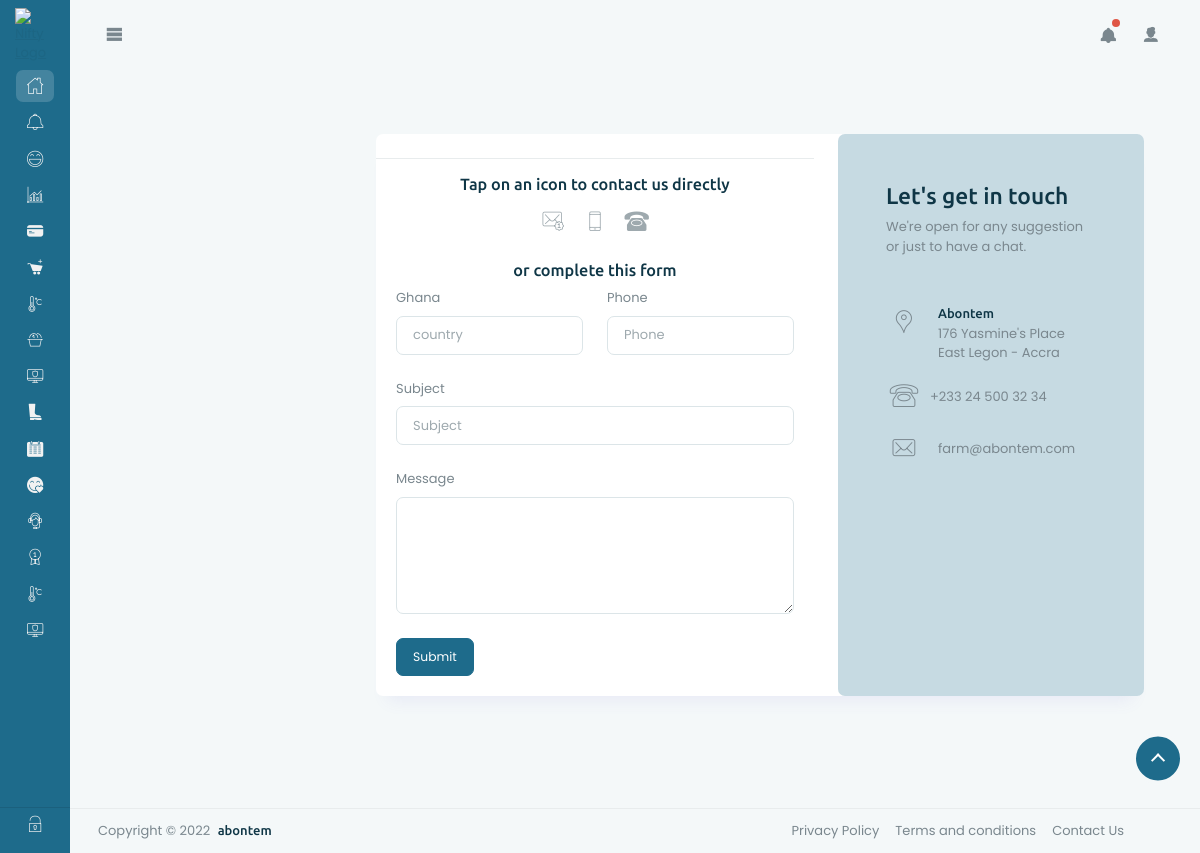
The app's page /dashboard/contact_us/, older data.
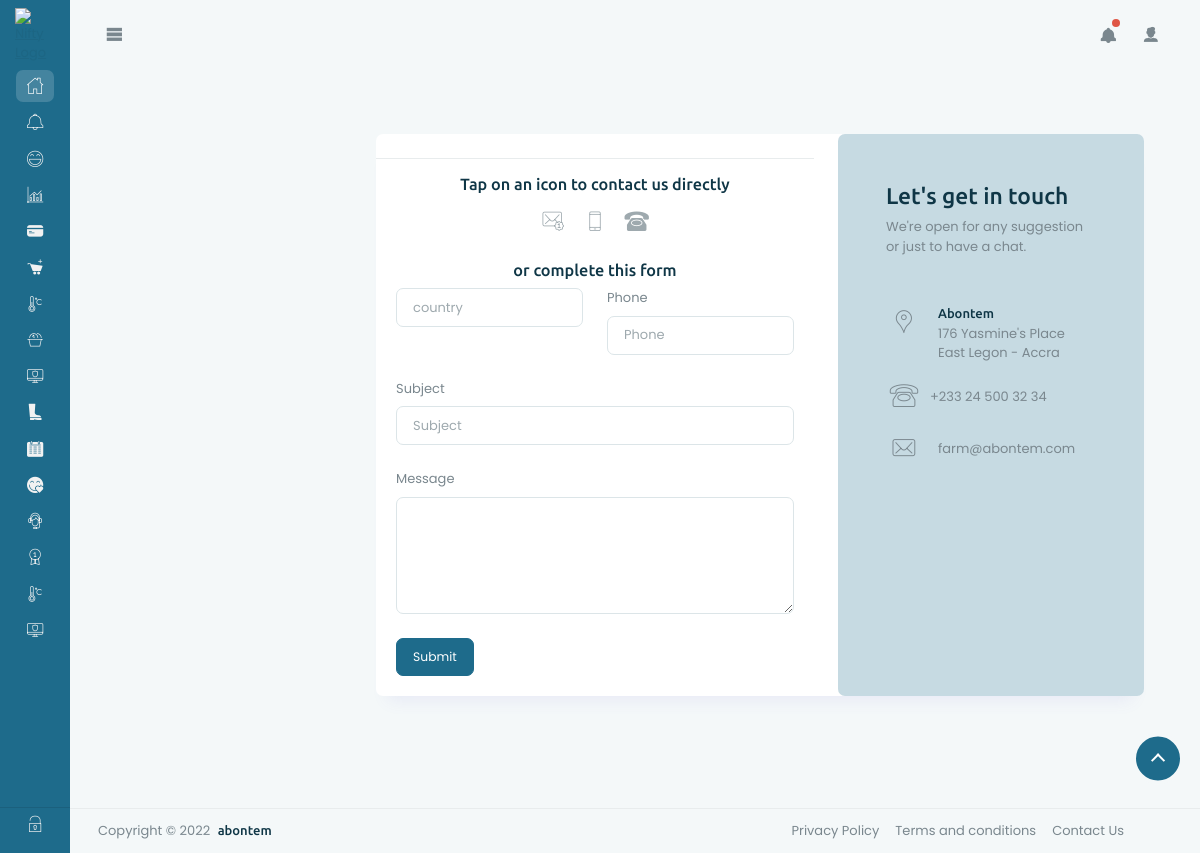
The same page, newer data.
### farm/models.py (models this page shows, shortened)
class ContactPage(models.Model):
    country = CountryField(default='Kenya')
    phone = models.IntegerField()
    subject = models.CharField(max_length=100)
    message = models.CharField(max_length=800)
    class Meta:
        verbose_name_plural = 'Contact us'

### farm/views.py (the view, shortened to what this page needs)
# urls.py: path('dashboard/contact_us/', Contact.as_view(), name='contact_us'),
class Contact(CreateView):
    template_name = 'contact_us.html'
    model = ContactPage
    fields = ['country', 'phone', 'subject', 'message']
    def get_context_data(self, **kwargs):
        context = super().get_context_data(**kwargs)
        context['land'] = DashboardLand.objects.all()
        context['country_list'] = ContactPage.objects.all()
        return context

### templates/contact_us.html (shortened to what this page needs)
{% extends 'base.html' %}
{% block content %}
<div class="content__boxed">
    <div class="content__wrap">
        <div class="card">
            <div class="row">
                <div class="col-md-7">
                    <div class="mt-4 pt-3 text-center border-top">
                        <h5>Tap on an icon to contact us directly</h5>
                        <a href="https://mail.google.com/mail/?view=cm&fs=1&tf=1&to=farm@abontem.com" target="_blank"
                           class="btn btn-icon bg-transparent btn-underlined text-muted">
                            <i class="demo-pli-mail-unread fs-4"></i>
                        </a>
                        <a href="https://wa.me/233245003234?text=I%27m%20interested%20in%20buying%20*********%20seeds%20services"
                           target="_blank" class="btn btn-icon bg-transparent btn-underlined text-muted">
                            <i class="demo-pli-smartphone-3 fs-4"></i>
                        </a>
                        <a href="tel:0245003234" target="_blank"
                           class="btn btn-icon bg-transparent btn-underlined text-muted">
                            <i class="demo-psi-old-telephone fs-4"></i>
                        </a>
                    </div>
                    <form action="{% url 'contact_us' %}" method="post">
                        <div class="card-body">
                            <div class="row">
                                <h5 style="text-align:center">or complete this form</h5>
                                <div class="col-md-6">
                                    {% for nation in country_list %}
                                    <label for="_dm-inputEmail2" class="form-label">{{nation.country}}</label>
                                    {% endfor %}
                                    <input id="_dm-inputEmail2" type="text" class="form-control" placeholder="country"
                                    name="country" required>
                                </div>
                                <div class="col-md-6 mb-4">
                                    <label for="_dm-inputContact" class="form-label">Phone</label>
                                    <input id="_dm-inputContact" class="form-control" type="contact" placeholder="Phone"
                                           name="phone" required>
                                </div>
                            </div>
                            <div class="mb-4">
                                <label for="_dm-inputSubject" class="form-label">Subject</label>
                                <input id="_dm-inputSubject" class="form-control" type="text" placeholder="Subject"
                                       name="subject" required>
                            </div>
                            <div class="mb-4">
                                <label for="_dm-inputMsg" class="form-label">Message</label>
                                <textarea id="_dm-inputMsg" class="form-control" rows="5" name="message"
                                          required></textarea>
                            </div>
                            <div class="col-12">
                                <button type="submit" class="btn btn-primary">Submit</button>
                            </div>
                        </div>
                    </form>
                </div>
                <div class="col-md-5">
                    <div class="card-body bg-primary bg-opacity-25 h-100 rounded py-5 px-xl-5">
                        <h3>Let's get in touch</h3>
                        <p class="mb-5">We're open for any suggestion or just to have a chat.</p>
                        <div class="d-flex align-items-start">
                            <div class="flex-shrink-0 img-sm">
                                <div class="ratio ratio-1x1">
                                    <i class="d-flex align-items-center justify-content-center demo-pli-map-marker-2 fs-3"></i>
                                </div>
                            </div>
                            <div class="flex-grow-1 ms-3">
                                <address>
                                    <strong class="h6">Abontem</strong><br>
                                    176 Yasmine's Place<br>
                                    East Legon - Accra
                                </address>
                            </div>
                        </div>
                        <div class="d-flex align-items-center mb-3">
                            <div class="flex-shrink-0 img-sm">
                                <div class="ratio ratio-1x1">
                                    <i class="d-flex align-items-center justify-content-center demo-pli-old-telephone fs-3"></i>
                                </div>
                            </div>
                            <div class="flex-grow-1 ms-2">+233 24 500 32 34</div>
                        </div>
                        <div class="d-flex align-items-center">
                            <div class="flex-shrink-0 img-sm">
                                <div class="ratio ratio-1x1">
                                    <i class="d-flex align-items-center justify-content-center demo-pli-mail fs-3"></i>
                                </div>
                            </div>
                            <div class="flex-grow-1 ms-3">farm@abontem.com</div>
                        </div>
                    </div>
                </div>
            </div>
        </div>
    </div>
</div>
{% endblock %}

### templates/base.html (shortened to what this page needs)
<!DOCTYPE html>
<html lang="en">
{% load static %}
<head>
    <link rel="stylesheet" href="{% static 'dashboard/css/color-schemes/primary-nav/teal/bootstrap.min.css' %}">
    <link rel="stylesheet" href="{% static 'dashboard/css/color-schemes/primary-nav/teal/nifty.min.css' %}">
    <link rel="stylesheet" href="{% static 'dashboard/css/demo-purpose/demo-icons.min.css' %}">
    <link rel="stylesheet" href="{% static 'dashboard/css/demo-purpose/demo-settings.min.css' %}">
</head>
<body class="in-out-back">
<div id="root" class="root mn--min">
    <section id="content" class="content">
        <div class="content__boxed d-md-flex">
            <div class="content__wrap order-2 min-w-0">
                {% block content %}
                {% endblock %}
            </div>
            <aside class="w-md-250px content__wrap flex-shrink-0 pe-md-0 order-1">
            </aside>
        </div>
        <footer class="border-top mt-auto">
            <div class="content__boxed">
                <div class="content__wrap py-3 py-md-1 d-flex flex-column flex-md-row align-items-md-center">
                    <div class="text-nowrap mb-4 mb-md-0">Copyright &copy; {% now 'Y' %} <a href="#"
                                                                                            class="h6 text-decoration-none ms-1">abontem</a>
                    </div>
                    <nav class="nav flex-column gap-1 flex-md-row gap-md-3 ms-md-auto me-5"
                         style="row-gap: 0 !important;">
                        <a class="nav-link px-0" href="#">Privacy Policy</a>
                        <a class="nav-link px-0" href="#">Terms and conditions</a>
                        <a class="nav-link px-0" href="{% url 'contact_us' %}">Contact Us</a>
                    </nav>
                </div>
            </div>
        </footer>
    </section>
    <header class="header">
        <div class="header__inner">
            <div class="header__brand">
                <div class="brand-wrap">
                    <a href="{% url 'dashboard' %}" class="brand-img stretched-link">
                        <img src="{% static 'dashboard/img/logo.svg' %}" alt="Nifty Logo" class="Nifty logo">
                    </a>
                </div>
            </div>
            <div class="header__content">
                <div class="header__content-start">
                    <button type="button" class="nav-toggler header__btn btn btn-icon btn-sm">
                        <i class="demo-psi-view-list"></i>
                    </button>
                </div>
                <div class="header__content-end">
                    <div class="dropdown">
                        <button class="header__btn btn btn-icon btn-sm" type="button" data-bs-toggle="dropdown"
                                aria-expanded="false">
                                <span class="d-block position-relative">
                                    <i class="demo-psi-bell"></i>
                                    <span class="badge badge-super rounded bg-danger p-1">
                                    </span>
                                </span>
                        </button>
                    </div>
                    <div class="dropdown">
                        <button class="header__btn btn btn-icon btn-sm" type="button" data-bs-toggle="dropdown"
                                aria-expanded="false">
                            <i class="demo-psi-male"></i>
                        </button>
                    </div>
                </div>
            </div>
        </div>
    </header>
    <nav id="mainnav-container" class="mainnav">
        <div class="mainnav__inner">
            <div class="mainnav__top-content scrollable-content pb-5">
                <ul class="mainnav__menu nav flex-column">
                    <li class="nav-item has-sub">
                        <a href="{% url 'dashboard' %}" class="mininav-toggle nav-link active"><i
                                class="demo-pli-home fs-5 me-2"></i>
                        </a>
                    </li>
                </ul>
                <ul class="mainnav__menu nav flex-column">
                    <li class="nav-item has-sub">
                        <a href="{% url 'invest' %}" class="mininav-toggle nav-link collapsed"><i
                                class="demo-pli-bell fs-5 me-2"></i>
                        </a>
                    </li>
                    <li class="nav-item has-sub">
                        <a href="{% url 'services' %}" class="mininav-toggle nav-link collapsed"><i
                                class="demo-pli-happy fs-5 me-2"></i>
                        </a>
                    </li>
                    <li class="nav-item has-sub">
                        <a href="{% url 'finance' %}" class="mininav-toggle nav-link collapsed"><i
                                class="demo-pli-bar-chart fs-5 me-2"></i>
                        </a>
                    </li>
                    <li class="nav-item has-sub">
                        <a href="{% url 'business' %}" class="mininav-toggle nav-link collapsed"><i
                                class="demo-psi-credit-card-2 fs-5 me-2"></i>
                        </a>
                    </li>
                    <li class="nav-item has-sub">
                        <a href="{% url 'farm_products' %}" class="mininav-toggle nav-link collapsed"><i
                                class="demo-psi-add-cart fs-5 me-2"></i>
                        </a>
                    </li>
                    <li class="nav-item has-sub">
                        <a href="{% url 'weather' %}" class="mininav-toggle nav-link collapsed"><i
                                class="demo-pli-celsius fs-5 me-2"></i>
                        </a>
                    </li>
                </ul>
                <ul class="mainnav__menu nav flex-column">
                    <li class="nav-item has-sub">
                        <a href="{% url 'invest' %}" class="mininav-toggle nav-link collapsed"><i
                                class="demo-pli-basket-coins fs-5 me-2"></i>
                        </a>
                    </li>
                    <li class="nav-item has-sub">
                        <a href="{% url 'data_tech' %}" class="mininav-toggle nav-link collapsed"><i
                                class="demo-pli-computer-secure fs-5 me-2"></i>
                        </a>
                    </li>
                    <li class="nav-item has-sub">
                        <a href="{% url 'farmlands' %}" class="mininav-toggle nav-link collapsed"><i
                                class="demo-psi-boot-2 fs-5 me-2"></i>
                        </a>
                    </li>
                    <li class="nav-item has-sub">
                        <a href="{% url 'farm_management' %}" class="mininav-toggle nav-link collapsed"><i
                                class="demo-psi-calendar-4 fs-5 me-2"></i>
                        </a>
                    </li>
                    <li class="nav-item has-sub">
                        <a href="{% url 'forest_preservation' %}" class="mininav-toggle nav-link collapsed"><i
                                class="demo-psi-love fs-5 me-2"></i>
                        </a>
                    </li>
                </ul>
                <ul class="mainnav__menu nav flex-column">
                    <li class="nav-item has-sub">
                        <a href="{% url 'consultations' %}" class="mininav-toggle nav-link collapsed"><i
                                class="demo-pli-consulting fs-5 me-2"></i>
                        </a>
                    </li>
                    <li class="nav-item has-sub">
                        <a href="{% url 'premium_services' %}" class="mininav-toggle nav-link collapsed"><i
                                class="demo-pli-medal-2 fs-5 me-2"></i>
                        </a>
                    </li>
                    <li class="nav-item has-sub">
                        <a href="{% url 'weather' %}" class="mininav-toggle nav-link collapsed"><i class="demo-pli-celsius fs-5 me-2"></i>
                        </a>
                    </li>
                    <li class="nav-item has-sub">
                        <a href="{% url 'contact_us' %}" class="mininav-toggle nav-link collapsed"><i
                                class="demo-pli-computer-secure fs-5 me-2"></i>
                        </a>
                    </li>
                </ul>
            </div>
            <div class="mainnav__bottom-content border-top pb-2">
                <ul id="mainnav" class="mainnav__menu nav flex-column">
                    <li class="nav-item has-sub">
                        <a href="{% url 'login' %}" class="nav-link mininav-toggle collapsed" aria-expanded="false">
                            <i class="demo-pli-unlock fs-5 me-2"></i>
                        </a>
                    </li>
                </ul>
            </div>
        </div>
    </nav>
</div>
<div class="scroll-container">
    <a href="#root" class="scroll-page rounded-circle ratio ratio-1x1"></a>
</div>
</body>
</html>

Row changes from the older to the newer data that the page shows:
removed ContactPage: country "Ghana"
